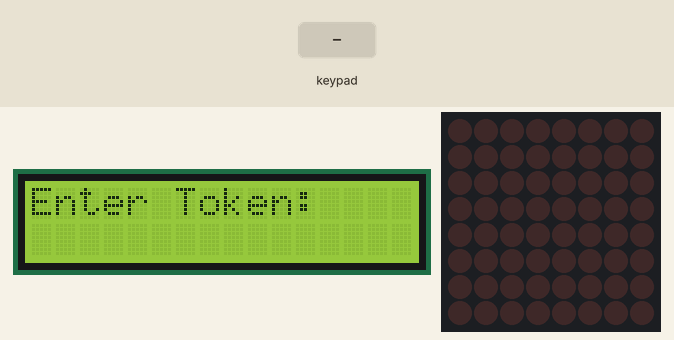
This sketch was run on a simulated Arduino Mega 2560, built with avr-gcc and run on an emulated ATmega2560. Parts: 16×2 character LCD, 8×8 LED matrix. The inputs (shaded band) are chosen by the test bench. What the sketch prints to the serial monitor is not drawn.

Above: at 1.2 s.
1.3 s: keypad keys 2 2 2 3 2 4 2 5 # pressed 0.4 s apart
At 5.2 s:
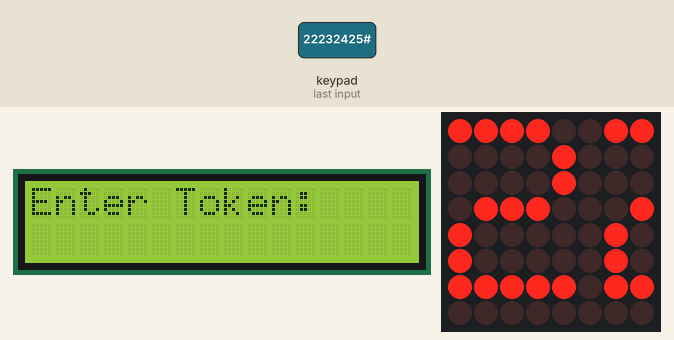
6.4 s: key 'A' pressed
At 7.1 s:
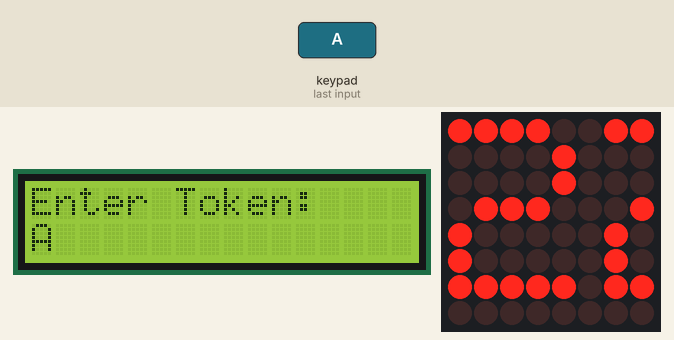
7.9 s: key '#' pressed
At 8.9 s:
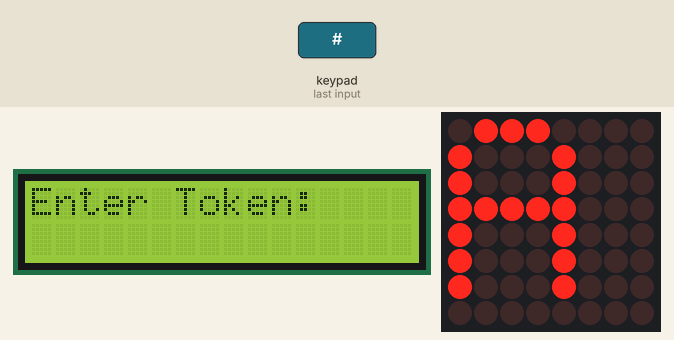
9.4 s: key 'B' pressed
At 10.6 s:
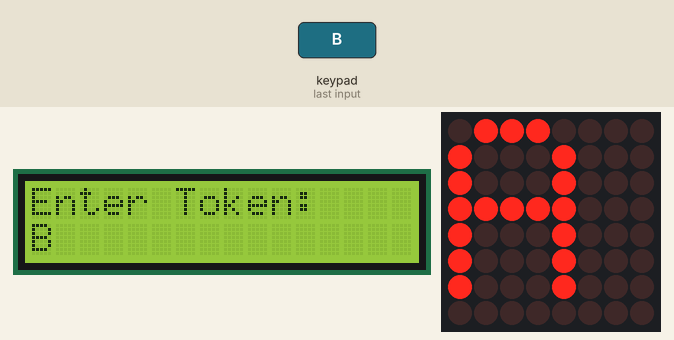
10.9 s: keypad keys 2 6 2 7 2 8 2 9 # pressed 0.4 s apart
At 14.8 s:
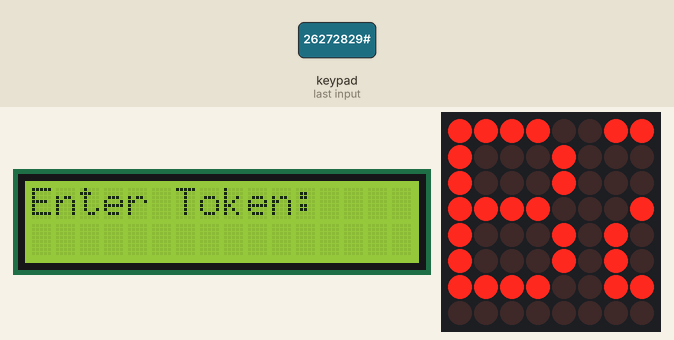
16.0 s: key 'C' pressed
At 17.0 s:
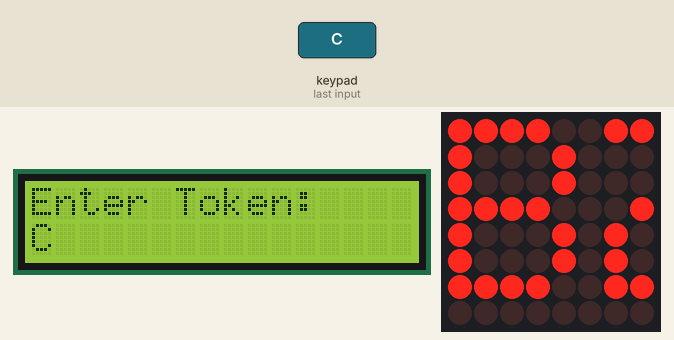
Timing chart, 0 to 18.5 s (numbered marks = the images above; inputs shaded):
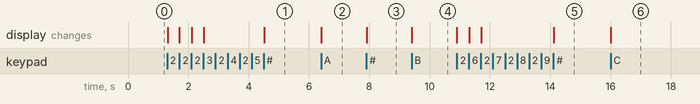

Measured:
- after the input at 1.3 s, the display: first changes at once (image 1 shows a later state)
- after the input at 6.4 s, the display: changes at once (image 2)
- after the input at 7.9 s, the display: changes at once (image 3)
- after the input at 9.4 s, the display: changes at once (image 4)
- after the input at 10.9 s, the display: first changes at once (image 5 shows a later state)
- after the input at 16.0 s, the display: changes at once (image 6)

The sketch:

TokenDisplaySystem.ino
```cpp
#include <Wire.h>
#include <LiquidCrystal_I2C.h>
#include <Keypad.h>
#include <MD_Parola.h>
#include <MD_MAX72XX.h>
#include <SPI.h>

// Define LCD I2C address
LiquidCrystal_I2C lcd(0x27, 16, 2);

// Define Keypad configuration
const byte ROWS = 4;
const byte COLS = 4;
char keys[ROWS][COLS] = {
  {'1', '2', '3', 'A'},
  {'4', '5', '6', 'B'},
  {'7', '8', '9', 'C'},
  {'*', '0', '#', 'D'}
};

byte rowPins[ROWS] = {22, 23, 24, 25};
byte colPins[COLS] = {26, 27, 28, 29};

Keypad keypad = Keypad(makeKeymap(keys), rowPins, colPins, ROWS, COLS);

// Define P10 Display Pins
#define MAX_DEVICES 1
#define CLK 10
#define DATA 9
#define CS 11

MD_Parola P = MD_Parola(MD_MAX72XX::FC16_HW, DATA, CLK, CS, MAX_DEVICES);

// Global variable to store token number
String tokenNumber = "";

void setup() {
  lcd.begin();
  lcd.backlight();

  Serial.begin(9600);

  P.begin();
  P.setIntensity(5);
  P.displayClear();

  lcd.setCursor(0, 0);
  lcd.print("Enter Token:");
}

void loop() {
  char key = keypad.getKey();

  if (key) {
    if (key == '#') { // Send token to P10 display
      if (tokenNumber.length() > 0) {
        Serial.println("Token: " + tokenNumber);

        // Display on P10
        P.displayClear();
        P.print(tokenNumber.c_str());

        // Clear input and LCD
        tokenNumber = "";
        lcd.clear();
        lcd.setCursor(0, 0);
        lcd.print("Enter Token:");
      }
    } else if (key == '*') { // Clear input
      tokenNumber = "";
      lcd.clear();
      lcd.setCursor(0, 0);
      lcd.print("Enter Token:");
    } else { // Add digit to token number
      if (tokenNumber.length() < 4) { // Limit input to 4 digits
        tokenNumber += key;
        lcd.setCursor(0, 1);
        lcd.print(tokenNumber);
      }
    }
  }
}
```
